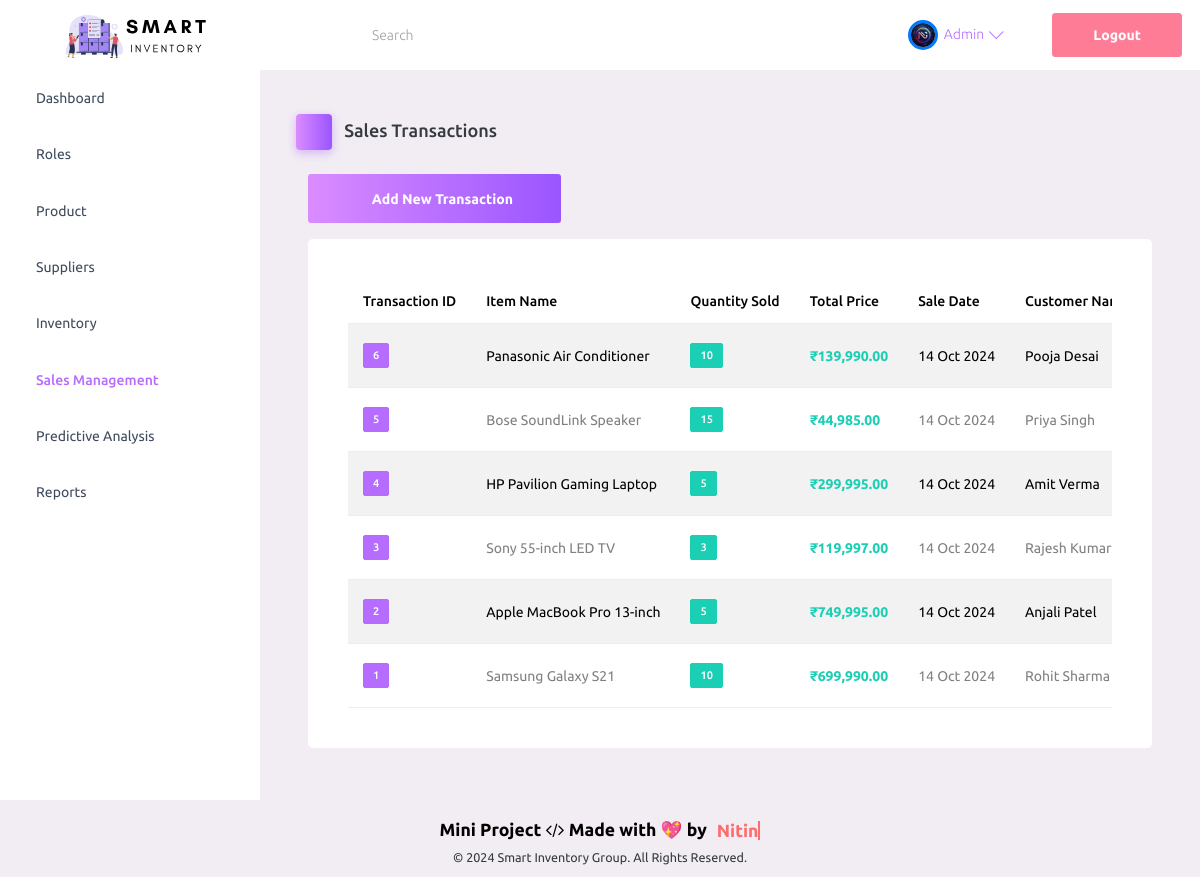
The page /sales_transaction.php (signed in) on the database its author committed.
### tables this page shows
CREATE TABLE `user` (
  `UserID` int(11) NOT NULL,
  `Username` varchar(100) NOT NULL,
  `Password` varchar(255) NOT NULL,
  `Email` varchar(255) NOT NULL,
  `Role` enum('Admin','Manager','Employee') NOT NULL,
  `FirstName` varchar(100) DEFAULT NULL,
  `LastName` varchar(100) DEFAULT NULL,
  `PhoneNumber` varchar(20) DEFAULT NULL,
  `Address` text DEFAULT NULL,
  `DateOfBirth` date DEFAULT NULL,
  `ProfileImage` varchar(255) DEFAULT NULL,
  `JobTitle` varchar(100) DEFAULT NULL,
  `Department` varchar(100) DEFAULT NULL,
  `Gender` enum('Male','Female','Other') DEFAULT NULL,
  `CreatedAt` timestamp NOT NULL DEFAULT current_timestamp(),
  `UpdatedAt` timestamp NOT NULL DEFAULT current_timestamp() ON UPDATE current_timestamp(),
  `role_assigned_by` int(11) DEFAULT NULL,
  `role_assigned_at` timestamp NULL DEFAULT NULL
);

CREATE TABLE `salestransaction` (
  `TransactionID` int(11) NOT NULL,
  `ItemID` int(11) DEFAULT NULL,
  `UserID` int(11) DEFAULT NULL,
  `QuantitySold` int(11) NOT NULL,
  `TotalPrice` decimal(10,2) NOT NULL,
  `SaleDate` date NOT NULL,
  `CustomerName` varchar(255) DEFAULT NULL,
  `CustomerEmail` varchar(255) DEFAULT NULL,
  `CustomerPhone` varchar(20) DEFAULT NULL,
  `CreatedAt` timestamp NOT NULL DEFAULT current_timestamp(),
  `UpdatedAt` timestamp NOT NULL DEFAULT current_timestamp() ON UPDATE current_timestamp()
);

CREATE TABLE `inventoryitem` (
  `ItemID` int(11) NOT NULL,
  `ItemName` varchar(255) NOT NULL,
  `Category` varchar(100) NOT NULL,
  `Quantity` int(11) NOT NULL,
  `Location` varchar(255) DEFAULT NULL,
  `Price` decimal(10,2) DEFAULT NULL,
  `SupplierID` int(11) DEFAULT NULL,
  `Image` varchar(255) DEFAULT NULL,
  `CreatedAt` timestamp NOT NULL DEFAULT current_timestamp(),
  `UpdatedAt` timestamp NOT NULL DEFAULT current_timestamp() ON UPDATE current_timestamp(),
  `is_deleted` tinyint(4) DEFAULT 0
);

### sales_transaction.php (the view, shortened to what this page needs)
<!DOCTYPE html>
<html lang="en">
<head>
  <?php include 'head.php'; ?>
</head>
<body>
  <div class="container-scroller">
    <?php include 'navBar.php'; ?>
    <div class="container-fluid page-body-wrapper">
      <?php include 'sidebar.php'; ?>
      <div class="main-panel">
        <div class="content-wrapper">
          <div class="page-header">
            <h3 class="page-title">
              <span class="page-title-icon bg-gradient-primary text-white me-2">
                <i class="mdi mdi-cart menu-icon"></i>
              </span>
              Sales Transactions
            </h3>
          </div>
            <div class="container">
            <?php
            if ($_SESSION['role'] === 'Admin' || $_SESSION['role'] === 'Manager' || $_SESSION['role'] === 'Employee') {
              echo '<div class="mb-3">
                  <a href="add_sales_transaction.php" class="btn btn-gradient-primary btn-lg">
                  <i class="mdi mdi-plus"></i> Add New Transaction
                  </a>
                </div>';
            }
            ?>
            <div class="card">
              <div class="card-body">
              <div class="table-responsive">
                <table class="table table-hover table-striped">
                <thead>
                  <tr class="bg-gradient-primary text-white">
                  <th class="font-weight-bold">Transaction ID</th>
                  <th class="font-weight-bold">Item Name</th>
                  <th class="font-weight-bold">Quantity Sold</th>
                  <th class="font-weight-bold">Total Price</th>
                  <th class="font-weight-bold">Sale Date</th>
                  <th class="font-weight-bold">Customer Name</th>
                  </tr>
                </thead>
                <tbody>
                  <?php
                  $search = isset($_GET['search']) ? mysqli_real_escape_string($con, $_GET['search']) : '';
                  if ($_SESSION['role'] === 'Admin' || $_SESSION['role'] === 'Manager' || $_SESSION['role'] === 'Employee') {
                  $query = "SELECT st.*, ii.ItemName FROM SalesTransaction st
                        LEFT JOIN InventoryItem ii ON st.ItemID = ii.ItemID
                        WHERE ii.ItemName LIKE '%$search%' OR st.CustomerName LIKE '%$search%'
                        ORDER BY st.UpdatedAt DESC";
                  }
                  if (isset($query)) {
                  $result = mysqli_query($con, $query);
                  if (mysqli_num_rows($result) > 0) {
                    while ($row = mysqli_fetch_assoc($result)) {
                    echo "<tr class='align-middle'>";
                    echo "<td><span class='badge badge-primary'>" . $row['TransactionID'] . "</span></td>";
                    echo "<td>" . $row['ItemName'] . "</td>";
                    echo "<td><span class='badge badge-success'>" . $row['QuantitySold'] . "</span></td>";
                    echo "<td><span class='text-success font-weight-bold'>₹" . number_format($row['TotalPrice'], 2) . "</span></td>";
                    echo "<td>" . date('d M Y', strtotime($row['SaleDate'])) . "</td>";
                    echo "<td>" . $row['CustomerName'] . "</td>";
                    echo "</tr>";
                    }
                  } else {
                    echo "<tr><td colspan='7' class='text-center text-muted'>No transactions found.</td></tr>";
                  }
                  } else {
                  echo "<tr><td colspan='7' class='text-center text-danger'>Query not defined for this user role.</td></tr>";
                  }
                  ?>
                </tbody>
                </table>
              </div>
              </div>
            </div>
            </div>
        </div>
      </div>
    </div>
  </div>
  <?php include 'footer.php'; ?>
</body>
</html>

### navBar.php (shortened to what this page needs)
<?php
include 'head.php';
if (isset($_SESSION['loggedin']) && $_SESSION['loggedin'] === true) {
  $userID = $_SESSION['user_id'];
  $stmt = $con->prepare("SELECT ProfileImage, Username FROM User WHERE UserID = ?");
  $stmt->bind_param("i", $userID);
  $stmt->execute();
  $stmt->bind_result($profileImage, $username);
}
?>
<nav class="navbar default-layout-navbar col-lg-12 col-12 p-0 fixed-top d-flex flex-row">
  <div class="text-center navbar-brand-wrapper d-flex align-items-center justify-content-start">
    <a class="navbar-brand brand-logo" href="index.php">
      <img src="assets/images/smart-inventory.svg" alt="logo" style="width: 250px; height: auto;" />
    </a>
  </div>
  <div class="navbar-menu-wrapper d-flex align-items-stretch">
    <button class="navbar-toggler navbar-toggler align-self-center" type="button" data-toggle="minimize">
      <span class="mdi mdi-menu"></span>
    </button>
    <?php if (basename($_SERVER['PHP_SELF']) === 'inventory.php' || basename($_SERVER['PHP_SELF']) === 'supplier.php' || basename($_SERVER['PHP_SELF']) === 'sales_transaction.php'): ?>
      <div class="search-field d-none d-md-block">
      <form id="searchForm" class="d-flex align-items-center h-100" method="GET" action="<?php echo basename($_SERVER['PHP_SELF']); ?>">
        <div class="input-group">
        <div class="input-group-prepend bg-transparent">
          <i class="input-group-text border-0 mdi mdi-magnify"></i>
        </div>
        <input type="text" id="search" name="search" class="form-control bg-transparent border-0" placeholder="Search" />
        </div>
      </form>
      </div>
    <?php endif; ?>
    <ul class="navbar-nav navbar-nav-right d-none d-lg-flex">
      <?php if (isset($_SESSION['loggedin']) && $_SESSION['loggedin'] === true): ?>
        <li class="nav-item dropdown">
          <a class="nav-link dropdown-toggle" id="profileDropdown" href="#" data-toggle="dropdown" aria-expanded="false">
            <div class="navbar-profile-pic-container">
              <?php if (!empty($profileImage)): ?>
                <img src="assets/images/Profile-pics/<?php echo htmlspecialchars($profileImage); ?>" class="rounded-circle" alt="Profile Image" style="width: 30px; height: 30px; object-fit: cover; margin-right: 6px;">
              <?php else: ?>
                <img src="assets/images/Profile-pics/default-profile.png" class="rounded-circle" alt="Default Profile Image" style="width: 30px; height: 30px; object-fit: cover; margin-right: 6px;">
              <?php endif; ?>
            </div>
            <span class="text-primary"><?php echo htmlspecialchars($username); ?></span>
          </a>
        </li>
        <li class="nav-item">
          <a class="nav-link" href="logout.php">
            <button class="btn btn-danger" style="margin-right: -30px;">Logout</button>
          </a>
        </li>
      <?php endif; ?>
    </ul>
  </div>
</nav>

### head.php (style rules this page uses)
.page-title { animation: fadeInDown 1s ease-in-out; }

### navBar.php (style rules this page uses)
.navbar-profile-pic-container img { width: 150px; height: 150px; object-fit: cover; border-radius: 50%; border: 3px solid #007bff; }

### rows shown on the page
user: ProfileImage (picture), Username "Admin"
salestransaction: TransactionID "6", ItemID.ItemName "Panasonic Air Conditioner", QuantitySold "10", TotalPrice "139,990.00", SaleDate "14 Oct 2024", CustomerName "Pooja Desai"
salestransaction: TransactionID "5", ItemID.ItemName "Bose SoundLink Speaker", QuantitySold "15", TotalPrice "44,985.00", SaleDate "14 Oct 2024", CustomerName "Priya Singh"
salestransaction: TransactionID "4", ItemID.ItemName "HP Pavilion Gaming Laptop", QuantitySold "5", TotalPrice "299,995.00", SaleDate "14 Oct 2024", CustomerName "Amit Verma"
salestransaction: TransactionID "3", ItemID.ItemName "Sony 55-inch LED TV", QuantitySold "3", TotalPrice "119,997.00", SaleDate "14 Oct 2024", CustomerName "Rajesh Kumar"
salestransaction: TransactionID "2", ItemID.ItemName "Apple MacBook Pro 13-inch", QuantitySold "5", TotalPrice "749,995.00", SaleDate "14 Oct 2024", CustomerName "Anjali Patel"
salestransaction: TransactionID "1", ItemID.ItemName "Samsung Galaxy S21", QuantitySold "10", TotalPrice "699,990.00", SaleDate "14 Oct 2024", CustomerName "Rohit Sharma"
